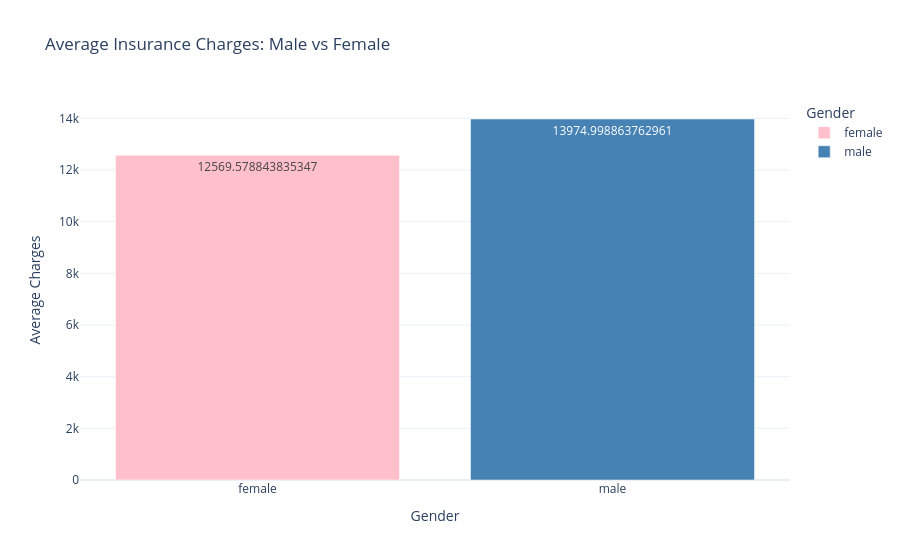

The notebook cell this image was saved under:
### Markdown cell above
*Gender vs Insurance Charges*

### Code cell
fig = px.bar(gender_avg, x='Gender', y='Average Charges',
              title='Average Insurance Charges: Male vs Female',
              text='Average Charges', color='Gender',
              color_discrete_map={'male': 'steelblue', 'female': 'pink'},
              template='plotly_white')
fig.show()

### Figure 1 — Plotly figure (JSON) as saved in the notebook; plotly's stock layout.template omitted (floating-point values rounded to 4 significant figures)
{"data": [{"hovertemplate": "Gender=%{x}<br>Average Charges=%{text}<extra></extra>", "legendgroup": "female", "marker": {"color": "pink", "pattern": {"shape": ""}}, "name": "female", "orientation": "v", "showlegend": true, "text": [12570.0], "textposition": "auto", "type": "bar", "x": ["female"], "xaxis": "x", "y": [12570.0], "yaxis": "y"}, {"hovertemplate": "Gender=%{x}<br>Average Charges=%{text}<extra></extra>", "legendgroup": "male", "marker": {"color": "steelblue", "pattern": {"shape": ""}}, "name": "male", "orientation": "v", "showlegend": true, "text": [13970.0], "textposition": "auto", "type": "bar", "x": ["male"], "xaxis": "x", "y": [13970.0], "yaxis": "y"}], "layout": {"barmode": "relative", "legend": {"title": {"text": "Gender"}, "tracegroupgap": 0}, "title": {"text": "Average Insurance Charges: Male vs Female"}, "xaxis": {"anchor": "y", "categoryarray": ["female", "male"], "categoryorder": "array", "domain": [0, 1], "title": {"text": "Gender"}}, "yaxis": {"anchor": "x", "domain": [0, 1], "title": {"text": "Average Charges"}}}}
